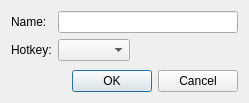
<?xml version="1.0" encoding="UTF-8"?>
<ui version="4.0">
 <class>PtzPresetDialog</class>
 <widget class="QDialog" name="PtzPresetDialog">
  <property name="geometry">
   <rect>
    <x>0</x>
    <y>0</y>
    <width>249</width>
    <height>103</height>
   </rect>
  </property>
  <property name="windowTitle">
   <string>Save position</string>
  </property>
  <layout class="QVBoxLayout" name="verticalLayout">
   <item>
    <layout class="QFormLayout" name="formLayout_3">
     <property name="fieldGrowthPolicy">
      <enum>QFormLayout::AllNonFixedFieldsGrow</enum>
     </property>
     <item row="0" column="0">
      <widget class="QLabel" name="nameLabel">
       <property name="text">
        <string>Name:</string>
       </property>
      </widget>
     </item>
     <item row="0" column="1">
      <widget class="QLineEdit" name="nameEdit"/>
     </item>
     <item row="1" column="0">
      <widget class="QLabel" name="hotkeyLabel">
       <property name="text">
        <string>Hotkey:</string>
       </property>
      </widget>
     </item>
     <item row="1" column="1">
      <layout class="QHBoxLayout" name="horizontalLayout">
       <item>
        <widget class="QnCharComboBox" name="hotkeyComboBox"/>
       </item>
       <item>
        <spacer name="horizontalSpacer">
         <property name="orientation">
          <enum>Qt::Horizontal</enum>
         </property>
         <property name="sizeHint" stdset="0">
          <size>
           <width>40</width>
           <height>20</height>
          </size>
         </property>
        </spacer>
       </item>
      </layout>
     </item>
    </layout>
   </item>
   <item>
    <widget class="QDialogButtonBox" name="buttonBox">
     <property name="orientation">
      <enum>Qt::Horizontal</enum>
     </property>
     <property name="standardButtons">
      <set>QDialogButtonBox::Cancel|QDialogButtonBox::Ok</set>
     </property>
    </widget>
   </item>
  </layout>
 </widget>
 <customwidgets>
  <customwidget>
   <class>QnCharComboBox</class>
   <extends>QComboBox</extends>
   <header location="global">ui/widgets/char_combo_box.h</header>
  </customwidget>
 </customwidgets>
 <resources/>
 <connections/>
</ui>
